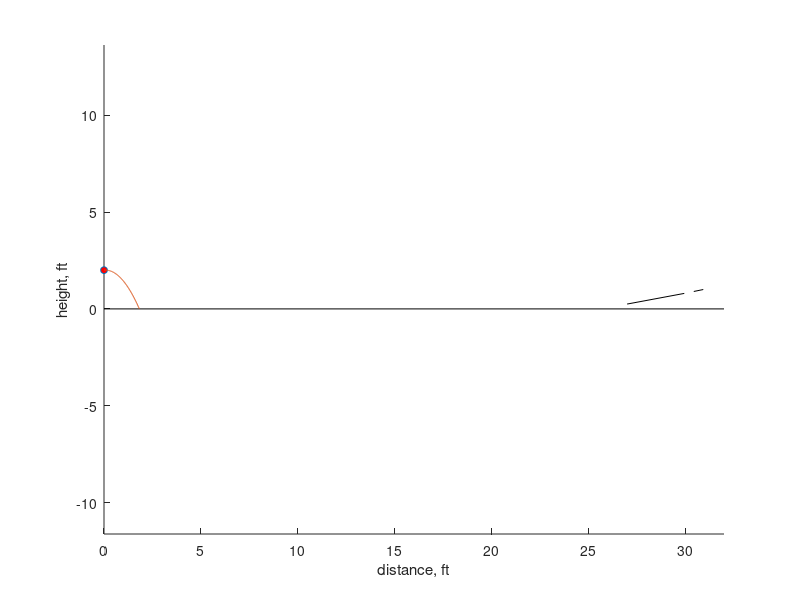

Source code (MATLAB):
%=======================================================================================================
% Final Exercise: CornHole       (Chia Hao Hsu Tai)
%=======================================================================================================
% Simulates the game of cornhole. It simulates the game by asking the user for two inputs: the velocity 
% at which the bean bag is thrown and at which angle. 

%-------------------------------------------------------------------------------------------------------
% Makes a vector including the coordinates of the the ball and the board. Plots the the board and the 
% ball. Labels axis and sets the acceleration of gravity
%-------------------------------------------------------------------------------------------------------
coordinates_playingfield = [27.00, 0.25; 29.95, 0.80; 30.44, 0.90; 30.93,1.00; 0,0; 32,0;]; % vector with coordinates
hold on 
axis equal
AB_line = plot(coordinates_playingfield(1:2,1), coordinates_playingfield(1:2,2), '-k');     % plots line AB
CD_line = plot(coordinates_playingfield(3:4,1), coordinates_playingfield(3:4,2), '-k');     % plots line CD
H_line = plot(coordinates_playingfield(5:6,1), coordinates_playingfield(5:6,2), '-k');      % makes the horizontal line (ground)
start_point = plot(0,2, 'o', 'MarkerSize', 5, 'MarkerFaceColor', 'r');                      % plots the beanbag starting position
xlabel('distance, ft');
ylabel('height, ft');
response = 'y';                                                                             % sets response to "y" so that loop starts
acce_grav = 32.174;                                                                         % sets the acc. of gravity

%-------------------------------------------------------------------------------------------------------
% Loop for the game. The loop calcualtes all the values of x and y for the path that the beanbag makes 
% in the air. The loop also asks the user if he/she wishes to continue playing. If answer is n (no) the 
% loop ends. If the answer is "y" (yes) the loop continous. 
%-------------------------------------------------------------------------------------------------------
while response == 'y'
    
    vel_ini = input('What is the velocity(ft/s)? ');                                        % Asks the user for a velocity                                       
    ang_ini = input('At want angle do you want to throw it (degrees)? ');                   % Asks the user for an angle
    
    t_max = ((vel_ini*sind(ang_ini))+sqrt((vel_ini^2)*(sind(ang_ini))^2+4*acce_grav))/acce_grav;   % Calculates maximum time the bean bag spens in the air
    t_vec=linspace(0,t_max,100);                                                                   % Makes a vector from 100 values of time
    
    value_x = vel_ini*cosd(ang_ini)*t_vec;                                                         % vector with all the x values
    
    value_y = -(acce_grav/2)*(t_vec).^2+vel_ini*sind(ang_ini)*(t_vec)+2;                           % vector with all the y values
    
    plot (value_x, value_y);                                                                       % plots the path of the beanbag
    
    response = input('Do you want to play a round? ', 's');                                        % prompts the user for a reponse (y/n)(if "y" games continous, 
                                                                                                   % if "n" game stops
end
    
